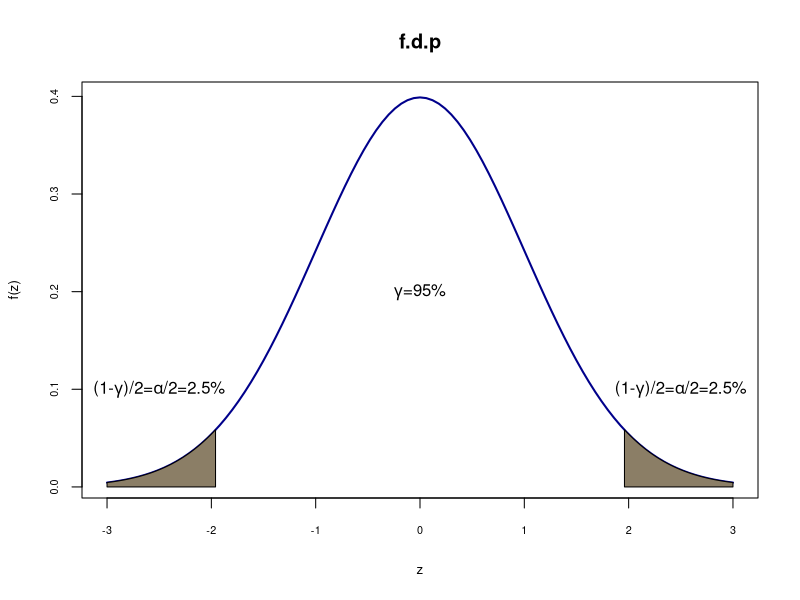
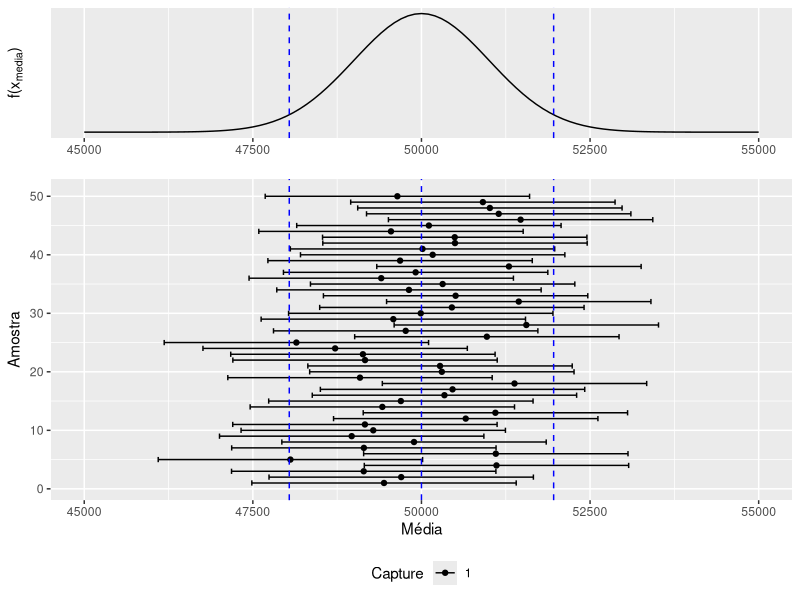
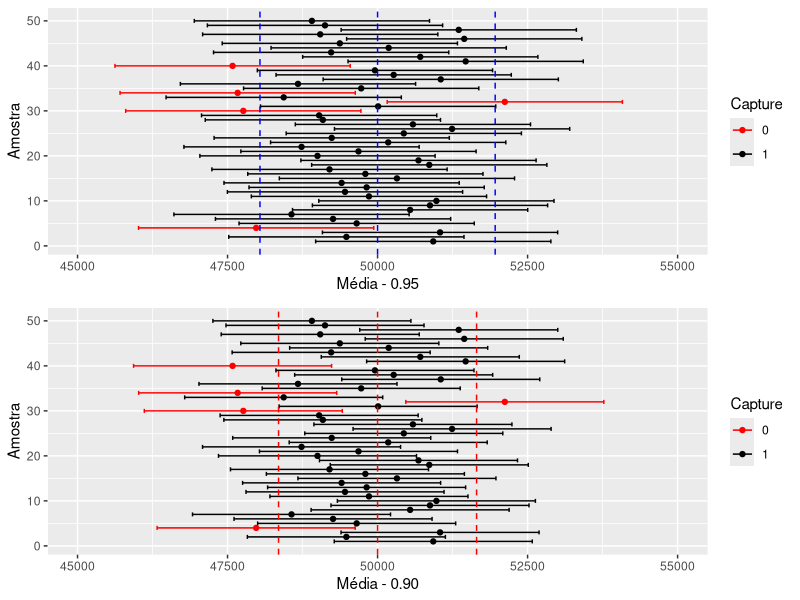

The R script that drew these images, in order:
## ---- chunk 1
#| echo = TRUE,
#| fig.cap = "Intervalo de confiança para Normal com nível de confiança de 0.95",
#| fig.height = 3.5,
#| fig.width = 7
x<-seq(-3,3,0.1) 
fdnorm<-dnorm(x = x, mean = 0, sd=1)   
fdanorm<-pnorm(q = x, mean = 0, sd=1)
regiao=seq(-3,-1.96,0.01)
cord.x <- c(-3,regiao,-1.96)
cord.y <- c(0,dnorm(regiao),0) 
regiao=seq(1.96,3,0.01)
cord.z <- c(1.96,regiao,3)
cord.w <- c(0,dnorm(regiao),0) 

curve(dnorm(x,0,1),xlim=c(-3,3),main='f.d.p',xlab="z",type="l",
      col="darkblue",lwd=2, ylab="f(z)",cex.axis=0.65, cex.lab=0.8 ) 
polygon(cord.x,cord.y,col='wheat4')
polygon(cord.z,cord.w,col='wheat4')
text(0, 0.2, expression(paste(gamma , "=" ,95, "%")))
text(2.5, 0.1, expression(paste("(1-", gamma , ")/2" , "=",
                                alpha, "/2", "=2.5", "%")))
text(-2.5, 0.1, expression(paste("(1-", gamma , ")/2" , "=",
                                 alpha, "/2", "=2.5", "%")))
## ---- chunk 2
#| echo = TRUE,
#| fig.cap = "50 Intervalos de confiança de 0.95",
#| fig.height = 8,
#| fig.width = 7
#Simulando um conjunto de 50 médias que vem de uma normal com 
#Esperança igual a 50.000. Logo distribuição da média será
# Assumimos 1000 como o desvio padrão da média
library(dplyr)
library(magrittr)
library(ggplot2)
library(ggpubr)
meanset <- rnorm(50,50000,1000)
meanset <- as.data.frame(meanset)
colnames(meanset) <- "Mean"

##Calculando as bandas superiorees e inferiores L e U - 
#zc*DP(média) = 1960

meanset95 <- meanset %>% mutate(u = Mean + 1960) %>% mutate(l = Mean - 1960)

Sample <- seq(1,50,1)
Sample <- as.data.frame(Sample)
ci95 <- cbind(Sample, meanset95)

# Determinando se um intervalo captura o verdadeiro valor
ci95 <- ci95 %>% mutate(Capture = ifelse(l < 50000,
                                         ifelse(u > 50000, 1, 0), 0))
ci95$Capture <- factor(ci95$Capture, levels = c(0,1))

# Gerando o Gráfico dos diversos Intervalos

# Distribuição da média
colorset = c('0'='red','1'='black')

ci_plot_95 <- ci95 %>% ggplot(aes(x = Sample, y = Mean)) + 
  geom_point(aes(color = Capture)) + 
  geom_errorbar(aes(ymin = l, ymax = u, color = Capture)) +
  scale_color_manual(values = colorset) + coord_flip() + 
  geom_hline(yintercept = 50000, linetype = "dashed", color = "blue")+
  geom_hline(yintercept = 51960, linetype = "dashed", color = "blue")+
  geom_hline(yintercept = 48040, linetype = "dashed", color = "blue")+ 
  labs(title = ) + theme(plot.title =
  element_text(hjust = 0.5)) + ylim(45000,55000)+ 
  theme(legend.position="bottom")+ labs(y = "Média", x= "Amostra") 

dist_med <- ggplot(data = data.frame(x = c(45000, 55000)), aes(x)) +
  stat_function(fun = dnorm, n = 101, args = list(mean = 50000, sd = 1000)) +
  ylab("") + scale_y_continuous(breaks = NULL)+
  geom_vline(xintercept = 51960, linetype = "dashed", color = "blue")+
  geom_vline(xintercept = 48040, linetype = "dashed", color = "blue")+
   labs(y = expression(paste("f(", "x"[media], ")")), x=element_blank())


ggarrange(dist_med, ci_plot_95, heights = c(2, 5),
          ncol = 1, nrow = 2, align = "v")
## ---- chunk 3
#| echo = FALSE,
#| fig.cap = "Comparando Intervalos de confiança de 0.90 e 0.95",
#| fig.height = 8,
#| fig.width = 7
#Simulando um conjunto de 50 médias que vem de uma normal com 
#Esperança igual a 50.000. Logo distribuição da média será
# Assumimos 1000 como o desvio padrão da média
library(dplyr)
library(magrittr)
library(ggplot2)
library(ggpubr)
meanset <- rnorm(50,50000,1000)
meanset <- as.data.frame(meanset)
colnames(meanset) <- "Mean"

##Calculando as bandas superiorees e inferiores L e U - 
#zc*DP(média) = 1960

meanset95 <- meanset %>% mutate(u = Mean + 1960) %>% mutate(l = Mean - 1960)
meanset90 <- meanset %>% mutate(u = Mean + 1650) %>% mutate(l = Mean - 1650)


Sample <- seq(1,50,1)
Sample <- as.data.frame(Sample)
ci95 <- cbind(Sample, meanset95)
ci90 <- cbind(Sample, meanset90)


# Determinando se um intervalo captura o verdadeiro valor
ci95 <- ci95 %>% mutate(Capture = ifelse(l < 50000, ifelse(u > 50000, 1, 0), 0))
ci95$Capture <- factor(ci95$Capture, levels = c(0,1))

ci90 <- ci90 %>% mutate(Capture = ifelse(l < 50000, ifelse(u > 50000, 1, 0), 0))
ci90$Capture <- factor(ci90$Capture, levels = c(0,1))


# Gerando o Gráfico dos diversos Intervalos

# Distribuição da média
colorset = c('0'='red','1'='black')

ci_plot_95 <- ci95 %>% ggplot(aes(x = Sample, y = Mean)) + 
  geom_point(aes(color = Capture)) + 
  geom_errorbar(aes(ymin = l, ymax = u, color = Capture)) +
  scale_color_manual(values = colorset) + coord_flip() + 
  geom_hline(yintercept = 50000, linetype = "dashed", color = "blue")+
  geom_hline(yintercept = 51960, linetype = "dashed", color = "blue")+
  geom_hline(yintercept = 48040, linetype = "dashed", color = "blue")+ 
  labs(title = ) + theme(plot.title =
  element_text(hjust = 0.5)) + ylim(45000,55000)+ 
  theme(legend.position="right")+ labs(y = "Média - 0.95", x= "Amostra") 

ci_plot_90 <- ci90 %>% ggplot(aes(x = Sample, y = Mean)) + 
  geom_point(aes(color = Capture)) + 
  geom_errorbar(aes(ymin = l, ymax = u, color = Capture)) +
  scale_color_manual(values = colorset) + coord_flip() + 
  geom_hline(yintercept = 50000, linetype = "dashed", color = "red")+
  geom_hline(yintercept = 51650, linetype = "dashed", color = "red")+
  geom_hline(yintercept = 48350, linetype = "dashed", color = "red")+ 
  labs(title = ) + theme(plot.title =
  element_text(hjust = 0.5)) + ylim(45000,55000)+ 
  theme(legend.position="right")+ labs(y = "Média - 0.90" , x= "Amostra") 


ggarrange(ci_plot_95, ci_plot_90, heights = c(5, 5),
          ncol = 1, nrow = 2, align = "v")
